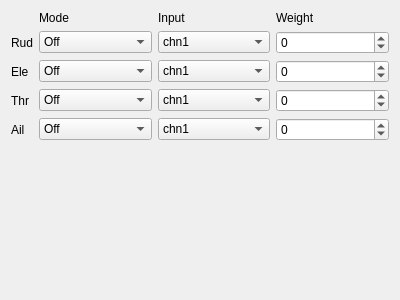
<?xml version="1.0" encoding="UTF-8"?>
<ui version="4.0">
 <class>Trainer</class>
 <widget class="QWidget" name="Trainer">
  <property name="geometry">
   <rect>
    <x>0</x>
    <y>0</y>
    <width>400</width>
    <height>300</height>
   </rect>
  </property>
  <property name="windowTitle">
   <string>Form</string>
  </property>
  <layout class="QGridLayout" name="gridLayout_3">
   <item row="3" column="3">
    <widget class="QSpinBox" name="trnWeight_3">
     <property name="toolTip">
      <string/>
     </property>
     <property name="statusTip">
      <string/>
     </property>
     <property name="whatsThis">
      <string/>
     </property>
     <property name="minimum">
      <number>-125</number>
     </property>
     <property name="maximum">
      <number>125</number>
     </property>
    </widget>
   </item>
   <item row="0" column="1">
    <widget class="QLabel" name="label_36">
     <property name="text">
      <string>Mode</string>
     </property>
    </widget>
   </item>
   <item row="0" column="2">
    <widget class="QLabel" name="label_37">
     <property name="text">
      <string>Input</string>
     </property>
    </widget>
   </item>
   <item row="0" column="3">
    <widget class="QLabel" name="label_38">
     <property name="text">
      <string>Weight</string>
     </property>
    </widget>
   </item>
   <item row="1" column="0">
    <widget class="QLabel" name="trnLabel_1">
     <property name="sizePolicy">
      <sizepolicy hsizetype="Maximum" vsizetype="Preferred">
       <horstretch>0</horstretch>
       <verstretch>0</verstretch>
      </sizepolicy>
     </property>
     <property name="text">
      <string>Rud</string>
     </property>
    </widget>
   </item>
   <item row="1" column="1">
    <widget class="QComboBox" name="trnMode_1">
     <property name="toolTip">
      <string/>
     </property>
     <property name="statusTip">
      <string/>
     </property>
     <property name="whatsThis">
      <string>Beeper volume

0 - Quiet.  No beeps at all.
1 - No Keys.  Normal beeps but menu keys do not beep.
2 - Normal.
3 - Loud.
4 - Extra loud.</string>
     </property>
     <item>
      <property name="text">
       <string>Off</string>
      </property>
     </item>
     <item>
      <property name="text">
       <string>+= (Sum)</string>
      </property>
     </item>
     <item>
      <property name="text">
       <string>:= (Replace)</string>
      </property>
     </item>
    </widget>
   </item>
   <item row="1" column="2">
    <widget class="QComboBox" name="trnChn_1">
     <property name="toolTip">
      <string/>
     </property>
     <property name="statusTip">
      <string/>
     </property>
     <property name="whatsThis">
      <string>Beeper volume

0 - Quiet.  No beeps at all.
1 - No Keys.  Normal beeps but menu keys do not beep.
2 - Normal.
3 - Loud.
4 - Extra loud.</string>
     </property>
     <item>
      <property name="text">
       <string>chn1</string>
      </property>
     </item>
     <item>
      <property name="text">
       <string>chn2</string>
      </property>
     </item>
     <item>
      <property name="text">
       <string>chn3</string>
      </property>
     </item>
     <item>
      <property name="text">
       <string>chn4</string>
      </property>
     </item>
    </widget>
   </item>
   <item row="1" column="3">
    <widget class="QSpinBox" name="trnWeight_1">
     <property name="toolTip">
      <string/>
     </property>
     <property name="statusTip">
      <string/>
     </property>
     <property name="whatsThis">
      <string/>
     </property>
     <property name="minimum">
      <number>-125</number>
     </property>
     <property name="maximum">
      <number>125</number>
     </property>
    </widget>
   </item>
   <item row="2" column="0">
    <widget class="QLabel" name="trnLabel_2">
     <property name="sizePolicy">
      <sizepolicy hsizetype="Maximum" vsizetype="Preferred">
       <horstretch>0</horstretch>
       <verstretch>0</verstretch>
      </sizepolicy>
     </property>
     <property name="text">
      <string>Ele</string>
     </property>
    </widget>
   </item>
   <item row="2" column="1">
    <widget class="QComboBox" name="trnMode_2">
     <property name="toolTip">
      <string/>
     </property>
     <property name="statusTip">
      <string/>
     </property>
     <property name="whatsThis">
      <string>Beeper volume

0 - Quiet.  No beeps at all.
1 - No Keys.  Normal beeps but menu keys do not beep.
2 - Normal.
3 - Loud.
4 - Extra loud.</string>
     </property>
     <item>
      <property name="text">
       <string>Off</string>
      </property>
     </item>
     <item>
      <property name="text">
       <string>+= (Sum)</string>
      </property>
     </item>
     <item>
      <property name="text">
       <string>:= (Replace)</string>
      </property>
     </item>
    </widget>
   </item>
   <item row="2" column="2">
    <widget class="QComboBox" name="trnChn_2">
     <property name="toolTip">
      <string/>
     </property>
     <property name="statusTip">
      <string/>
     </property>
     <property name="whatsThis">
      <string>Beeper volume

0 - Quiet.  No beeps at all.
1 - No Keys.  Normal beeps but menu keys do not beep.
2 - Normal.
3 - Loud.
4 - Extra loud.</string>
     </property>
     <item>
      <property name="text">
       <string>chn1</string>
      </property>
     </item>
     <item>
      <property name="text">
       <string>chn2</string>
      </property>
     </item>
     <item>
      <property name="text">
       <string>chn3</string>
      </property>
     </item>
     <item>
      <property name="text">
       <string>chn4</string>
      </property>
     </item>
    </widget>
   </item>
   <item row="3" column="2">
    <widget class="QComboBox" name="trnChn_3">
     <property name="toolTip">
      <string/>
     </property>
     <property name="statusTip">
      <string/>
     </property>
     <property name="whatsThis">
      <string>Beeper volume

0 - Quiet.  No beeps at all.
1 - No Keys.  Normal beeps but menu keys do not beep.
2 - Normal.
3 - Loud.
4 - Extra loud.</string>
     </property>
     <item>
      <property name="text">
       <string>chn1</string>
      </property>
     </item>
     <item>
      <property name="text">
       <string>chn2</string>
      </property>
     </item>
     <item>
      <property name="text">
       <string>chn3</string>
      </property>
     </item>
     <item>
      <property name="text">
       <string>chn4</string>
      </property>
     </item>
    </widget>
   </item>
   <item row="2" column="3">
    <widget class="QSpinBox" name="trnWeight_2">
     <property name="toolTip">
      <string/>
     </property>
     <property name="statusTip">
      <string/>
     </property>
     <property name="whatsThis">
      <string/>
     </property>
     <property name="minimum">
      <number>-125</number>
     </property>
     <property name="maximum">
      <number>125</number>
     </property>
    </widget>
   </item>
   <item row="3" column="0">
    <widget class="QLabel" name="trnLabel_3">
     <property name="sizePolicy">
      <sizepolicy hsizetype="Maximum" vsizetype="Preferred">
       <horstretch>0</horstretch>
       <verstretch>0</verstretch>
      </sizepolicy>
     </property>
     <property name="text">
      <string>Thr</string>
     </property>
    </widget>
   </item>
   <item row="3" column="1">
    <widget class="QComboBox" name="trnMode_3">
     <property name="toolTip">
      <string/>
     </property>
     <property name="statusTip">
      <string/>
     </property>
     <property name="whatsThis">
      <string>Beeper volume

0 - Quiet.  No beeps at all.
1 - No Keys.  Normal beeps but menu keys do not beep.
2 - Normal.
3 - Loud.
4 - Extra loud.</string>
     </property>
     <item>
      <property name="text">
       <string>Off</string>
      </property>
     </item>
     <item>
      <property name="text">
       <string>+= (Sum)</string>
      </property>
     </item>
     <item>
      <property name="text">
       <string>:= (Replace)</string>
      </property>
     </item>
    </widget>
   </item>
   <item row="4" column="0">
    <widget class="QLabel" name="trnLabel_4">
     <property name="sizePolicy">
      <sizepolicy hsizetype="Maximum" vsizetype="Preferred">
       <horstretch>0</horstretch>
       <verstretch>0</verstretch>
      </sizepolicy>
     </property>
     <property name="text">
      <string>Ail</string>
     </property>
    </widget>
   </item>
   <item row="4" column="1">
    <widget class="QComboBox" name="trnMode_4">
     <property name="toolTip">
      <string/>
     </property>
     <property name="statusTip">
      <string/>
     </property>
     <property name="whatsThis">
      <string>Beeper volume

0 - Quiet.  No beeps at all.
1 - No Keys.  Normal beeps but menu keys do not beep.
2 - Normal.
3 - Loud.
4 - Extra loud.</string>
     </property>
     <item>
      <property name="text">
       <string>Off</string>
      </property>
     </item>
     <item>
      <property name="text">
       <string>+= (Sum)</string>
      </property>
     </item>
     <item>
      <property name="text">
       <string>:= (Replace)</string>
      </property>
     </item>
    </widget>
   </item>
   <item row="4" column="2">
    <widget class="QComboBox" name="trnChn_4">
     <property name="toolTip">
      <string/>
     </property>
     <property name="statusTip">
      <string/>
     </property>
     <property name="whatsThis">
      <string>Beeper volume

0 - Quiet.  No beeps at all.
1 - No Keys.  Normal beeps but menu keys do not beep.
2 - Normal.
3 - Loud.
4 - Extra loud.</string>
     </property>
     <item>
      <property name="text">
       <string>chn1</string>
      </property>
     </item>
     <item>
      <property name="text">
       <string>chn2</string>
      </property>
     </item>
     <item>
      <property name="text">
       <string>chn3</string>
      </property>
     </item>
     <item>
      <property name="text">
       <string>chn4</string>
      </property>
     </item>
    </widget>
   </item>
   <item row="4" column="3">
    <widget class="QSpinBox" name="trnWeight_4">
     <property name="toolTip">
      <string/>
     </property>
     <property name="statusTip">
      <string/>
     </property>
     <property name="whatsThis">
      <string/>
     </property>
     <property name="minimum">
      <number>-125</number>
     </property>
     <property name="maximum">
      <number>125</number>
     </property>
    </widget>
   </item>
   <item row="5" column="0">
    <spacer name="verticalSpacer_3">
     <property name="orientation">
      <enum>Qt::Vertical</enum>
     </property>
     <property name="sizeHint" stdset="0">
      <size>
       <width>20</width>
       <height>40</height>
      </size>
     </property>
    </spacer>
   </item>
  </layout>
 </widget>
 <resources/>
 <connections/>
</ui>
